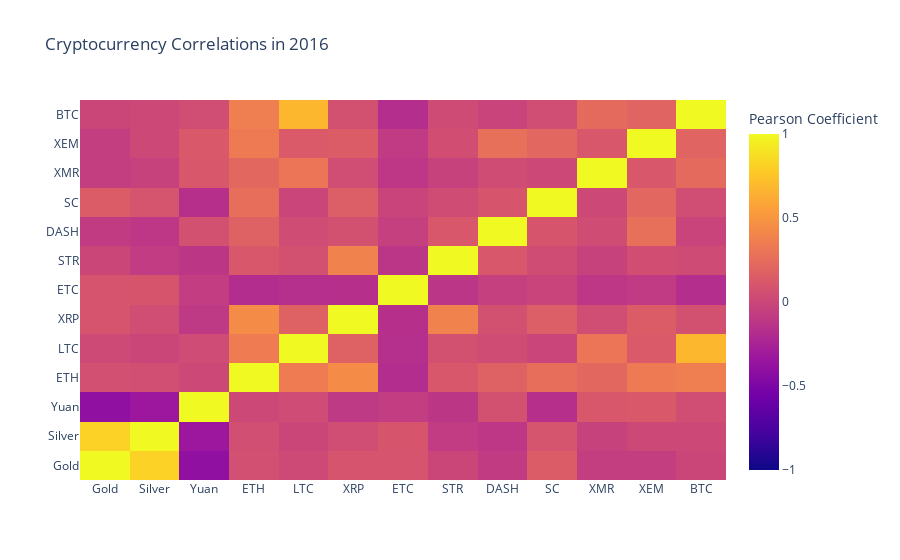

Notebook source saved alongside this figure:
### Code cell
def correlation_heatmap(df, title, absolute_bounds=True):
    '''Plot a correlation heatmap for the entire dataframe'''
    heatmap = go.Heatmap(
        z=df.corr(method='pearson').as_matrix(),
        x=df.columns,
        y=df.columns,
        colorbar=dict(title='Pearson Coefficient'),
    )
    
    layout = go.Layout(title=title)
    
    if absolute_bounds:
        heatmap['zmax'] = 1.0
        heatmap['zmin'] = -1.0
        
    fig = go.Figure(data=[heatmap], layout=layout)
    py.iplot(fig)
    
correlation_heatmap(combined_df_2016.pct_change(), "Cryptocurrency Correlations in 2016")

### Figure 1 — Plotly figure (JSON) as saved in the notebook; plotly's stock layout.template omitted (floating-point values rounded to 4 significant figures; data arrays with more than 128 entries replaced by an {"elided": "..."} marker saying what was removed)
{"data": [{"colorbar": {"title": {"text": "Pearson Coefficient"}}, "type": "heatmap", "x": ["Gold", "Silver", "Yuan", "ETH", "LTC", "XRP", "ETC", "STR", "DASH", "SC", "XMR", "XEM", "BTC"], "y": ["Gold", "Silver", "Yuan", "ETH", "LTC", "XRP", "ETC", "STR", "DASH", "SC", "XMR", "XEM", "BTC"], "z": {"elided": "13x13 float values"}, "zmax": 1, "zmin": -1}], "layout": {"title": {"text": "Cryptocurrency Correlations in 2016"}}}
